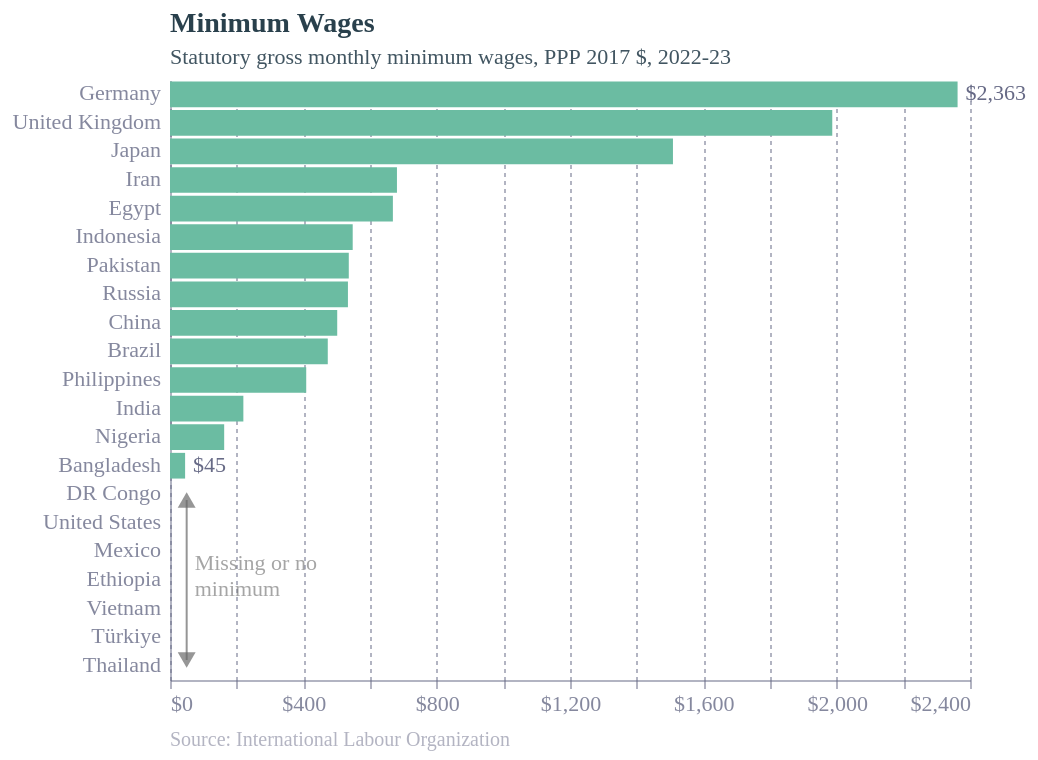

Source (Vega-Lite JSON):
### Vega-Lite specification from a JSON file in a GitHub repository (floating-point values rounded to 4 significant figures)
{"config": {"font": "Circular Std", "text": {"color": "#676A86", "align": "left", "baseline": "middle", "dx": 7, "dy": 0, "fontSize": 11}, "view": {"stroke": null, "continuousWidth": 400, "continuousHeight": 300, "discreteWidth": 400, "discreteHeight": 300}, "bar": {"color": "#179fdb"}, "line": {"color": "#e6224b"}, "rule": {"color": "#676A86"}, "point": {"filled": true, "size": 80, "color": "#e6224b", "opacity": 0.95}, "geoshape": {"stroke": "white", "strokeWidth": 0.3}, "rect": {"fill": "#d6d4d4", "opacity": 0.3}, "axis": {"labelColor": "#676A86", "labelFontSize": 11, "labelFont": "Circular Std", "labelOpacity": 0.8, "tickColor": "#676A86", "tickOpacity": 0.5, "domainColor": "#676A86", "domainOpacity": 0.5, "gridColor": "#676A86", "gridDash": [2, 2], "gridOpacity": 0.5, "title": null, "titleColor": "#676A86", "titleOpacity": 0.8, "tickSize": 4}, "axisXDiscrete": {"grid": false, "labelAngle": 0, "tickCount": 10, "tickOpacity": 0.5, "title": null}, "axisYDiscrete": {"ticks": false, "labelPadding": 5}, "axisXTemporal": {"grid": false, "ticks": true}, "axisXQuantitative": {"grid": true}, "axisYQuantitative": {"gridColor": "#676A86", "gridDash": [1, 5], "gridOpacity": 0.5, "ticks": false, "labelPadding": 5, "tickCount": 8, "titleAngle": 0, "titleAlign": "left", "titleBaseline": "bottom", "titleX": 0, "titleY": -5}, "title": {"color": "#122b39E6", "subtitleColor": "#122b39CC", "font": "Circular Std", "subtitleFont": "Circular Std", "anchor": "start", "fontSize": 14, "subtitleFontSize": 11, "subtitlePadding": 4, "offset": 6, "frame": "group"}, "legend": {"titleColor": "#122b39", "title": null, "labelColor": "#122b39", "labelFontSize": 11}}, "layer": [{"data": {"name": "data-1ac7f5f9b61e8698a0d810d172022054"}, "mark": {"type": "bar", "color": "rgb(107,188,162)"}, "encoding": {"x": {"axis": {"format": "$,d"}, "field": "PPP", "type": "quantitative"}, "y": {"field": "Country", "sort": "-x", "type": "nominal"}}, "title": {"text": "Minimum Wages", "subtitle": ["Statutory gross monthly minimum wages, PPP 2017 $, 2022-23"]}}, {"data": {"name": "data-d285a7403ed98ae579761d64a864032b"}, "mark": {"type": "text", "align": "left", "dx": 0, "dy": 0, "fontSize": 10, "opacity": 0.5, "text": "Source: International Labour Organization"}, "encoding": {"x": {"value": 0}, "y": {"value": 330}}}, {"data": {"name": "data-1ac7f5f9b61e8698a0d810d172022054"}, "mark": {"type": "text", "align": {"expr": "datum.PPP < 0 ? \"right\" : \"left\""}, "baseline": "middle", "dx": {"expr": "datum.PPP < 0 ? -2 : 4"}}, "encoding": {"opacity": {"condition": {"test": {"field": "ISO3", "oneOf": ["DEU", "BGD"]}, "value": 1}, "value": 0}, "text": {"field": "PPP", "format": "$,d", "type": "nominal"}, "x": {"axis": {"format": "$,d"}, "field": "PPP", "type": "quantitative"}, "y": {"field": "Country", "sort": "-x", "type": "nominal"}}, "title": {"text": "Minimum Wages", "subtitle": ["Statutory gross monthly minimum wages, PPP 2017 $, 2022-23"]}}, {"layer": [{"mark": {"type": "rule", "color": "dimgrey", "opacity": 0.7}, "encoding": {"x": {"field": "x", "type": "quantitative"}, "y": {"value": 210}, "y2": {"value": 290}}}, {"mark": {"type": "point", "color": "dimgrey", "opacity": 0.7, "shape": "triangle-up"}, "encoding": {"x": {"field": "x", "type": "quantitative"}, "y": {"value": 210}}}, {"mark": {"type": "point", "color": "dimgrey", "opacity": 0.7, "shape": "triangle-down"}, "encoding": {"x": {"field": "x", "type": "quantitative"}, "y": {"value": 290}}}, {"mark": {"type": "text", "align": "left", "color": "dimgrey", "dx": 4, "dy": -8, "lineBreak": "\n", "opacity": 0.6}, "encoding": {"text": {"value": "Missing or no \nminimum"}, "x": {"field": "x", "type": "quantitative"}, "y": {"value": 250.0}}}], "data": {"name": "data-c3602a7fc25ec29a58c596ee59b4cf75"}}], "height": 300, "width": 400, "$schema": "https://vega.github.io/schema/vega-lite/v5.17.0.json", "datasets": {"data-1ac7f5f9b61e8698a0d810d172022054": [{"Country": "Bangladesh", "ISO3": "BGD", "Year": "2022", "Type": "Singular national minimum wage ", "PPP": 45.32, "US": 16.35}, {"Country": "Brazil", "ISO3": "BRA", "Year": "2022", "Type": "National floor ", "PPP": 473.3, "US": 234.7}, {"Country": "China", "ISO3": "CHN", "Year": "2022", "Type": "Regional ", "PPP": 501.6, "US": 286.5}, {"Country": "DR Congo", "ISO3": "COD", "Year": "2021", "Type": "Singular national minimum wage ", "PPP": null, "US": 92.47}, {"Country": "Egypt", "ISO3": "EGY", "Year": "2022", "Type": "Singular national minimum wage ", "PPP": 668.7, "US": 156.6}, {"Country": "Germany", "ISO3": "DEU", "Year": "2023", "Type": "One national minimum wage", "PPP": 2363.0, "US": null}, {"Country": "India", "ISO3": "IND", "Year": "2022", "Type": "National floor ", "PPP": 220.1, "US": 58.88}, {"Country": "Indonesia", "ISO3": "IDN", "Year": "2022", "Type": "Regional ", "PPP": 548.1, "US": 180.5}, {"Country": "Iran", "ISO3": "IRN", "Year": "2021", "Type": "Singular national minimum wage ", "PPP": 680.9, "US": 632.3}, {"Country": "Japan", "ISO3": "JPN", "Year": "2022", "Type": "Regional ", "PPP": 1509.0, "US": 1267.0}, {"Country": "Nigeria", "ISO3": "NGA", "Year": "2022", "Type": "Singular national minimum wage ", "PPP": 162.6, "US": 70.43}, {"Country": "Pakistan", "ISO3": "PAK", "Year": "2022", "Type": "Occupational (unskilled workers) ", "PPP": 536.4, "US": 122.0}, {"Country": "Philippines", "ISO3": "PHL", "Year": "2022", "Type": "Regional (lowest provincial rate in non-agriculture) ", "PPP": 408.7, "US": 147.9}, {"Country": "Russia", "ISO3": "RUS", "Year": "2022", "Type": "National floor ", "PPP": 533.8, "US": 223.1}, {"Country": "United Kingdom", "ISO3": "GBR", "Year": "2022", "Type": "National floor when available", "PPP": 1987.0, "US": 1940.0}, {"Country": "United States", "ISO3": "USA", "Year": null, "Type": null, "PPP": null, "US": null}, {"Country": "Mexico", "ISO3": "MEX", "Year": null, "Type": null, "PPP": null, "US": null}, {"Country": "Ethiopia", "ISO3": "ETH", "Year": null, "Type": null, "PPP": null, "US": null}, {"Country": "Vietnam", "ISO3": "VNM", "Year": null, "Type": null, "PPP": null, "US": null}, {"Country": "Türkiye", "ISO3": "TUR", "Year": null, "Type": null, "PPP": null, "US": null}, {"Country": "Thailand", "ISO3": "THA", "Year": null, "Type": null, "PPP": null, "US": null}], "data-d285a7403ed98ae579761d64a864032b": [{"x": 0}], "data-c3602a7fc25ec29a58c596ee59b4cf75": [{"x": 50}]}}
